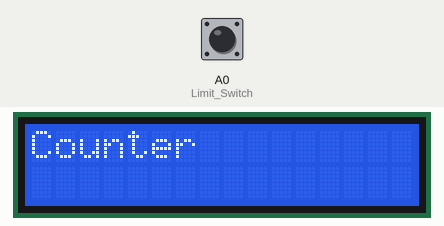
A sketch run on a simulated Arduino Uno, built with avr-gcc and run on an emulated ATmega328P. On the bench: 16×2 character LCD. Inputs (shaded band) come from the test bench; at power-on: A0 (Limit_Switch) LOW. What the sketch prints to the serial monitor is not drawn.

Above: at 1.2 s.
1.3 s: A0 (Limit_Switch) pulled HIGH for 0.15 s
At 2.5 s:
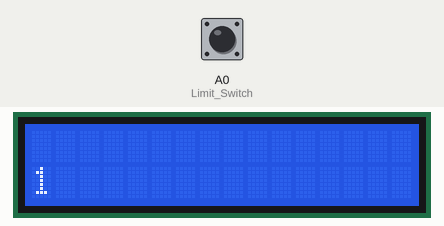
2.9 s: A0 (Limit_Switch) pulled HIGH for 1 s
At 3.8 s:
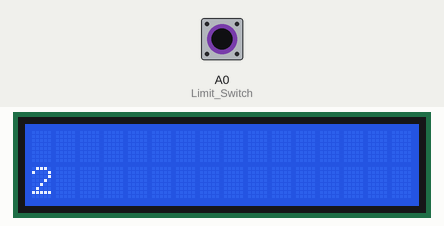
5.4 s: A0 (Limit_Switch) pulled HIGH for 0.15 s
At 5.7 s:
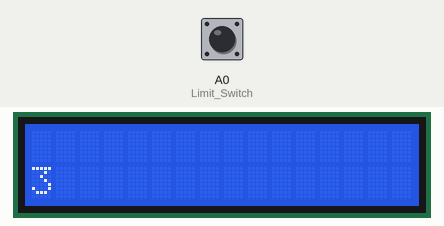
7.0 s: A0 (Limit_Switch) pulled HIGH for 1 s
At 8.1 s:
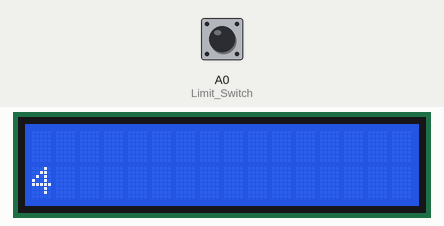
Timing chart, 0 to 10.0 s (numbered marks = the images above; inputs shaded):
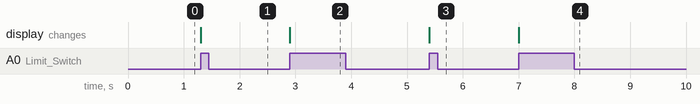

The sketch:

LimitSwitchCounterWithLCD.ino
```cpp
/*
 * This Firmware keeps track of how many times a limit switch is triggered and displays it on
 * a 16X2 LCD.
 *
 * Pinout
 * LCD VSS > Arduino UNO GND
 * LCD VDD > Arduino UNO 5V
 * LCD VO > Trimmer Potentiometer Wiper
 * LCD RS > Arduino UNO D12
 * LCD RW > Arduino UNO GND
 * LCD E > Arduino UNO D11
 * LCD D0 > N/A //Used for 8 bit
 * LCD D1 > N/A //Used for 8 bit
 * LCD D2 > N/A //Used for 8 bit
 * LCD D3 > N/A //Used for 8 bit
 * LCD D4 > Arduino UNO D10
 * LCD D5 > Arduino UNO D9
 * LCd D6 > Arduino UNO D8
 * LCD D7 > Arduino UNO D7
 * LCD A > 630 Ohm Resistor > Arduino UNO 5V
 * LCD K > Arduino UNO GND
 *
 * LimitSwitch COM > Arduino UNO A0
 * Limit Switch N.O. > Arduino UNO 3.3V
 * Limit Switch N.C. > Arduino UNO GND
 *
 * Reset Button Pin 1 > Arduino UNO GND
 * Reset Button Pin 2 > Arduino UNO RESET
 *
 * Created by Lynton Brown 08/09/2018
 */

#include <LiquidCrystal.h> //Load Library for 16X2 LCD Screen

uint8_t LCD_RS=12,LCD_E=11,LCD_D4=10,LCD_D5=9,LCD_D6=8,LCD_D7=7,Limit_Switch=A0,limitSwitchReading,currentState,previousState; //Define unsigned int(s)
uint32_t count=0; //Define unsigned Long int(s)

LiquidCrystal LCDDisplay(LCD_RS,LCD_E,LCD_D4,LCD_D5,LCD_D6,LCD_D7); //Define Pins for LCD

void setup() {
    Serial.begin(115200); //Open Serial Port with Baud Rate of 115200
    Serial.println("Counter"); //Send "Counter" to Serial Port

    LCDDisplay.begin(16, 2); //Begin and define LCDDisplay as a 16X2 LCD
    LCDDisplay.clear(); //Clear LCD Display
    LCDDisplay.print("Counter"); //Send "Counter" to LCD Display

    pinMode(Limit_Switch,INPUT); //Define pinmode for Limit Switch
    }

void loop() {
    limitSwitchReading = digitalRead(Limit_Switch); //Hold reading from Limit Switch as a variable
    if(limitSwitchReading==HIGH){ //If power is detected over limitSwitchReading Variable
        currentState=true; //Turn currentState to True
        }
    else{ //else if no power is detected over limitSwitchReading Variable
        currentState=false; //Turn currentState Variable to False
        }
    if(currentState!=previousState){ //If currentState Variable is not equal to previousState Variable
        if(currentState==true){ //If currentState is True
            count++; //Increase count by 1
//            Serial.println(count); //Send Value of count Variable  to Serial Port //Debug
            LCDDisplay.clear(); //Clear LCD Display
            LCDDisplay.setCursor(0,1); //Set Start Point of LCD to column 0 row 1
            LCDDisplay.print(count); //Send Value of count to LCD Display
            }
        }
    previousState=currentState; //previousState is now the value of currentState before restarting loop
    }
```

Measured:
- after the input at 1.3 s, the display: changes at once (image 1)
- after the input at 2.9 s, the display: changes at once (image 2)
- after the input at 5.4 s, the display: changes at once (image 3)
- after the input at 7.0 s, the display: changes at once (image 4)
